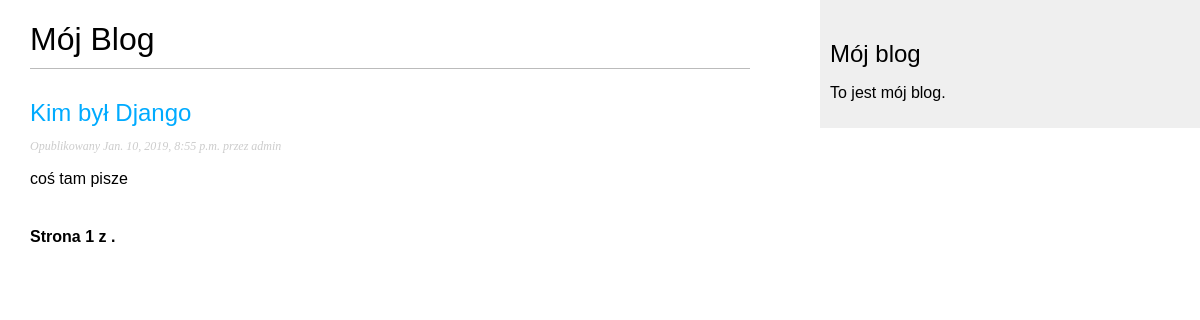
The page /blog/ on the database as committed earlier.
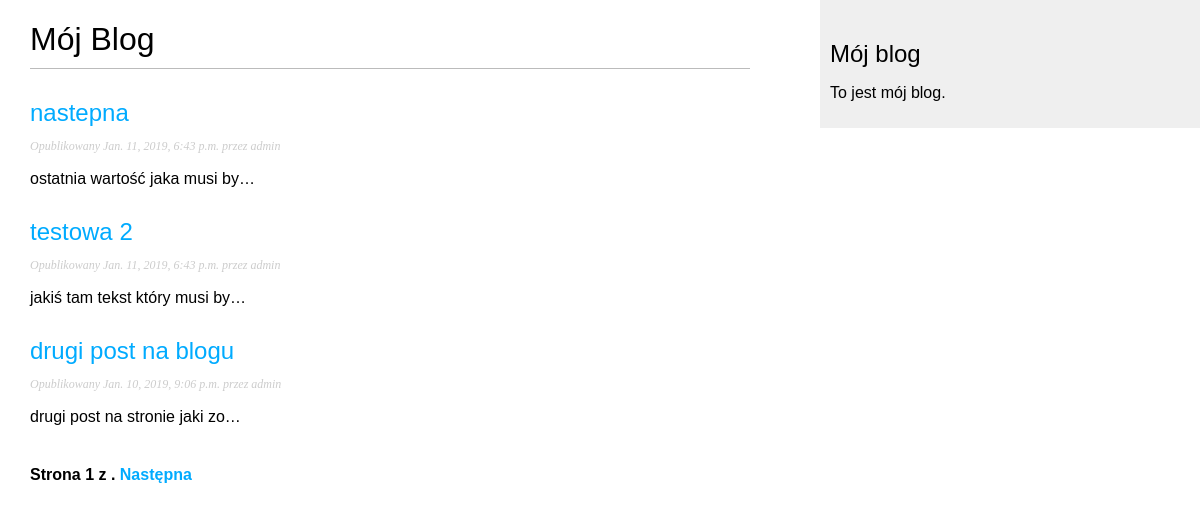
The same page on the database as committed later.
### blog/models.py (models this page shows, shortened)
class Post(models.Model):
    STATUS_CHOICES = (('draft', 'Roboczy'), ('published', 'Opublikowany'),)
    title = models.CharField(max_length=250)
    slug = models.SlugField(max_length=250, unique_for_date='publish')
    author = models.ForeignKey(User, related_name='blog_posts')
    body = models.TextField()
    publish = models.DateTimeField(default=timezone.now)
    created = models.DateTimeField(auto_now_add=True)
    updated = models.DateTimeField(auto_now=True)
    status = models.CharField(max_length=10, choices=STATUS_CHOICES, default='draft')
    objects = models.Manager()
    published = PublishManager()
    class Meta:
        ordering = ('-publish',)
    def get_absolute_url(self):
        return reverse('blog:post_detail', args=[self.publish.year, self.publish.strftime('%m'),
                                                 self.publish.strftime('%d'), self.slug])

### blog/views.py (the view)
class PostListView(ListView):
    queryset = Post.published.all()
    context_object_name = 'posts'
    paginate_by = 3
    template_name = 'blog/post/list.html'

### blog/templates/blog/post/list.html (shortened to what this page needs)
{% extends "blog/base.html" %}
{% block content %}
    <h1>Mój Blog</h1>
    {% for post in posts %}
        <h2>
            <a href="{{ post.get_absolute_url }}">
                {{ post.title }}
            </a>
        </h2>
        <p class="date">
            Opublikowany {{ post.publish }} przez {{ post.author }}
        </p>
        {{ post.body|truncatechars:30|linebreaks }}
    {% endfor %}
    {% include "pagination.html" with page=page_obj %}
{% endblock %}

### blog/templates/blog/base.html (shortened to what this page needs)
{% load staticfiles %}
<!DOCTYPE html>
<html lang="en">
<head>
    <link href="{% static "css/blog.css" %}" rel="stylesheet">
</head>
<body>
    <div id="content">
        {% block content %}
        {% endblock %}
    </div>
    <div id="sidebar">
        <h2>Mój blog</h2>
            <p>To jest mój blog.</p>
    </div>
</body>
</html>

### blog/templates/pagination.html (shortened to what this page needs)
<div class="pagination">
    <span class="step-links">
    <span class="current">
        Strona {{ page.number }} z {{ page.paginatior.num_pages }}.
    </span>
    {% if page.has_next %}
        <a href="?page={{ page.next_page_number }}">Następna</a>
    {% endif %}
    </span>
</div>

### blog/static/css/blog.css (style rules this page uses)
body { margin:0; padding:0; font-family:helvetica, sans-serif; }
a { color:#00abff; text-decoration:none; }
h1 { font-weight:normal; border-bottom:1px solid #bbb; padding:0 0 10px 0; }
h2 { font-weight:normal; margin:30px 0 0; }
#content { float:left; width:60%; padding:0 0 0 30px; }
#sidebar { float:right; width:30%; padding:10px; background:#efefef; height:100%; }
p.date { color:#ccc; font-family: georgia, serif; font-size: 12px; font-style: italic; }
.pagination { margin:40px 0; font-weight:bold; }

Rows that differ between the two databases and show on the page:
no longer on this page (row unchanged): Post: title "Kim był Django", publish "Jan. 10, 2019, 8:55 p.m.", author "admin", body "coś tam pisze"
added Post: title "nastepna", publish "Jan. 11, 2019, 6:43 p.m.", author "admin", body "ostatnia wartość jaka musi by…"
added Post: title "testowa 2", publish "Jan. 11, 2019, 6:43 p.m.", author "admin", body "jakiś tam tekst który musi by…"
now on this page (row edited): Post: title "drugi post na blogu", publish "Jan. 10, 2019, 9:06 p.m.", author "admin", body "drugi post na stronie jaki zo…"
Other text that changed with them:
text now shown: "Następna"
